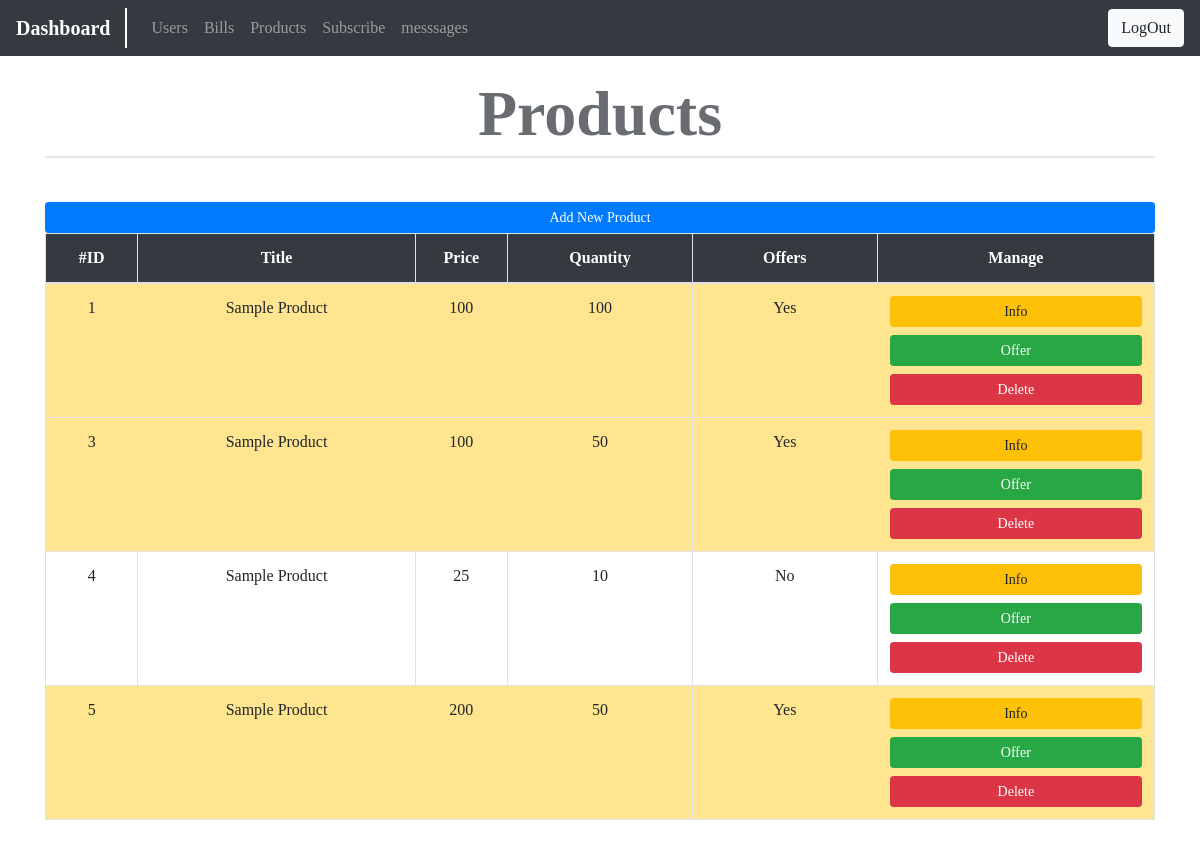
Screenshot of /Admin/items.php with the database file from the repository.
### tables this page shows
CREATE TABLE `products` (
  `ProID` int(11) NOT NULL,
  `ProImg` varchar(255) NOT NULL,
  `ProTitle` varchar(100) NOT NULL,
  `ProDesc` text NOT NULL,
  `ProPrice` int(11) NOT NULL,
  `ProQuantity` int(11) NOT NULL,
  `ProOffers` int(11) DEFAULT NULL
);

### Admin/items.php (the view, shortened to what this page needs)
<?php
	include 'init.php';
?>
	<div class="container dash">
		<h1>Products</h1>
		<hr/>
		<br/>
		<a href="AddProduct.php?page=AddProduct" class="btn btn-primary btn-sm btn-block">Add New Product</a>
		<table class="table table-hover table-bordered">
			<thead class="thead-dark">
				<tr style="color:white;font-weight:bold" class="bg-dark text-center">
					<td class="col-sm-1 text-center">#ID</td>
					<td class="col-sm-3 text-center">Title</td>
					<td class="col-sm-1 text-center">Price</td>
					<td class="col-sm-2 text-center">Quantity</td>
					<td class="col-sm-2 text-center">Offers</td>
					<td class="col-sm-3 text-center">Manage</td>
				</tr>
			</thead>
			<tbody>
				<?php
					$stmt = $con->prepare("SELECT * FROM `products` ");
					$stmt->execute();
					$rows = $stmt->fetchAll();
					if (! empty($rows)) {
						foreach($rows as $row) {
							if($row['ProOffers'] != NULL){
								$offer = "Yes";
								echo '<tr style="background-color:#ffe590" class="text-center">';
							}else{
								$offer = "No";
								echo '<tr class="text-center">';
							}
							echo '
									<td class="text-center">'.$row['ProID'].'</td>
									<td class="text-center">'.$row['ProTitle'].'</td>
									<td class="text-center">'.$row['ProPrice'].'</td>
									<td class="text-center">'.$row['ProQuantity'].'</td>
									<td class="text-center">'.$offer.'</td>
									<td class="text-center">
										<a href="showPro.php?ProID='.$row['ProID'].'" class="btn btn-warning btn-sm btn-block ">Info</a>
										<a href="offer.php?ProID='.$row['ProID'].'"  class="btn btn-success btn-sm btn-block ">Offer</a>
										<a href="delete.php?Type=Pros&&ProID='.$row['ProID'].'" class="btn btn-danger btn-sm btn-block ">Delete</a>
									</td>
								</tr>
							';
						}
					}
				?>
			</tbody>
		</table>
	</div>
<?php
	include $DirTemp.'Footer.php';
?>

### Admin/Layout/Css/Style.css (style rules this page uses)
* { text-align: left; font-size: 1rem; font-family: "Times New Roman", Times, serif; }
body { background:#ffffff !important; color: #17171d !important }
.dash h1 { font-weight: bold; text-align: center; font-size: 4rem; margin-top: 1rem; margin-bottom: .2rem; color: #343a40bd; }
.dash hr { margin: 3px 0 20px 0; border-top: 2px solid rgba(0,0,0,.1); }

### rows the page displays
products: ProID "1", ProTitle "Sample Product", ProPrice "100", ProQuantity "100", ProOffers "Yes"
products: ProID "3", ProTitle "Sample Product", ProPrice "100", ProQuantity "50", ProOffers "Yes"
products: ProID "4", ProTitle "Sample Product", ProPrice "25", ProQuantity "10", ProOffers "No"
products: ProID "5", ProTitle "Sample Product", ProPrice "200", ProQuantity "50", ProOffers "Yes"
